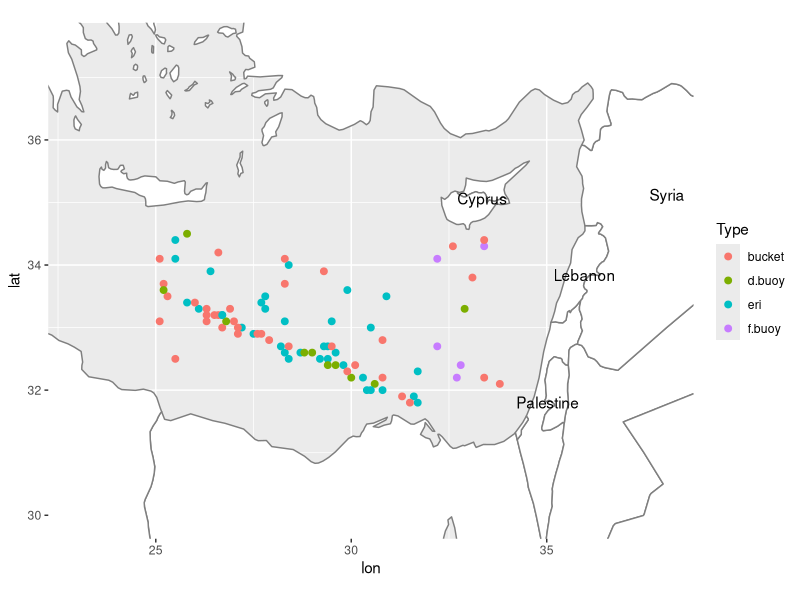
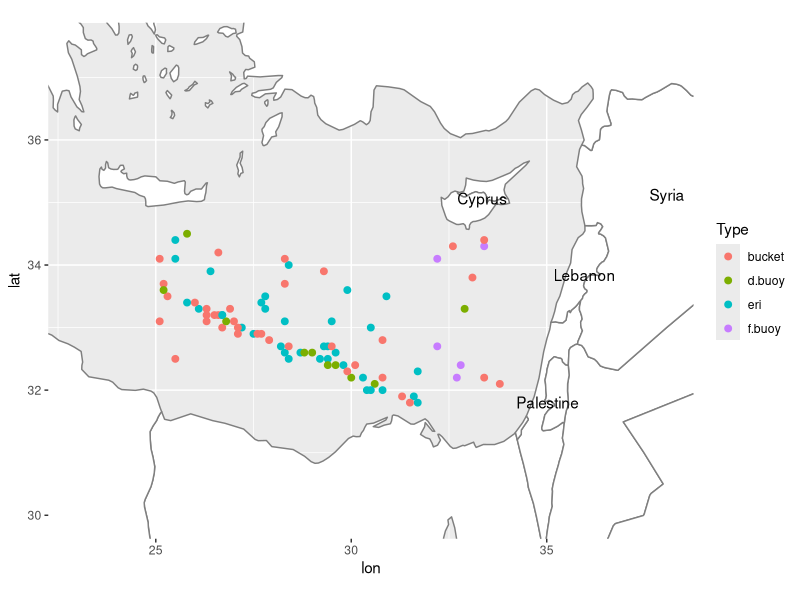

Write R code to recreate these figures, in order.
library(tidyverse)

sst = read_csv("data/sst.csv")
sst %>%
  head()

my_countries = c("Greece", "Turkey", "Cyprus", "Lebanon", "Egypt", "Libya", "Syria", "Palestine")

mapdata = map_data("world") %>%
  arrange(group) %>% 
  select(lon = long, lat, group, region = region) 

country.maps.labels <- mapdata %>%
  group_by(region) %>%
  filter(region %in% my_countries) %>%
  summarise(long = mean(lon), lat = mean(lat), group = first(group))

ggplot(mapdata, aes(lon, lat, group = group)) +
  geom_polygon(aes(group = group, fill = region), fill = "white", colour = "grey50") + 
  geom_point(aes(x = lon, y = lat, group = Type,
                 colour = Type),  data = sst, size=2) +
  geom_text(data = country.maps.labels, aes(x = long, y = lat, label = region, group = group)) +
  coord_fixed(ratio=1.6, xlim = c(23, 38), ylim = c(30,37.5))

ggsave("figures/mediterranean-sea.png", width=8, height=5.5)
